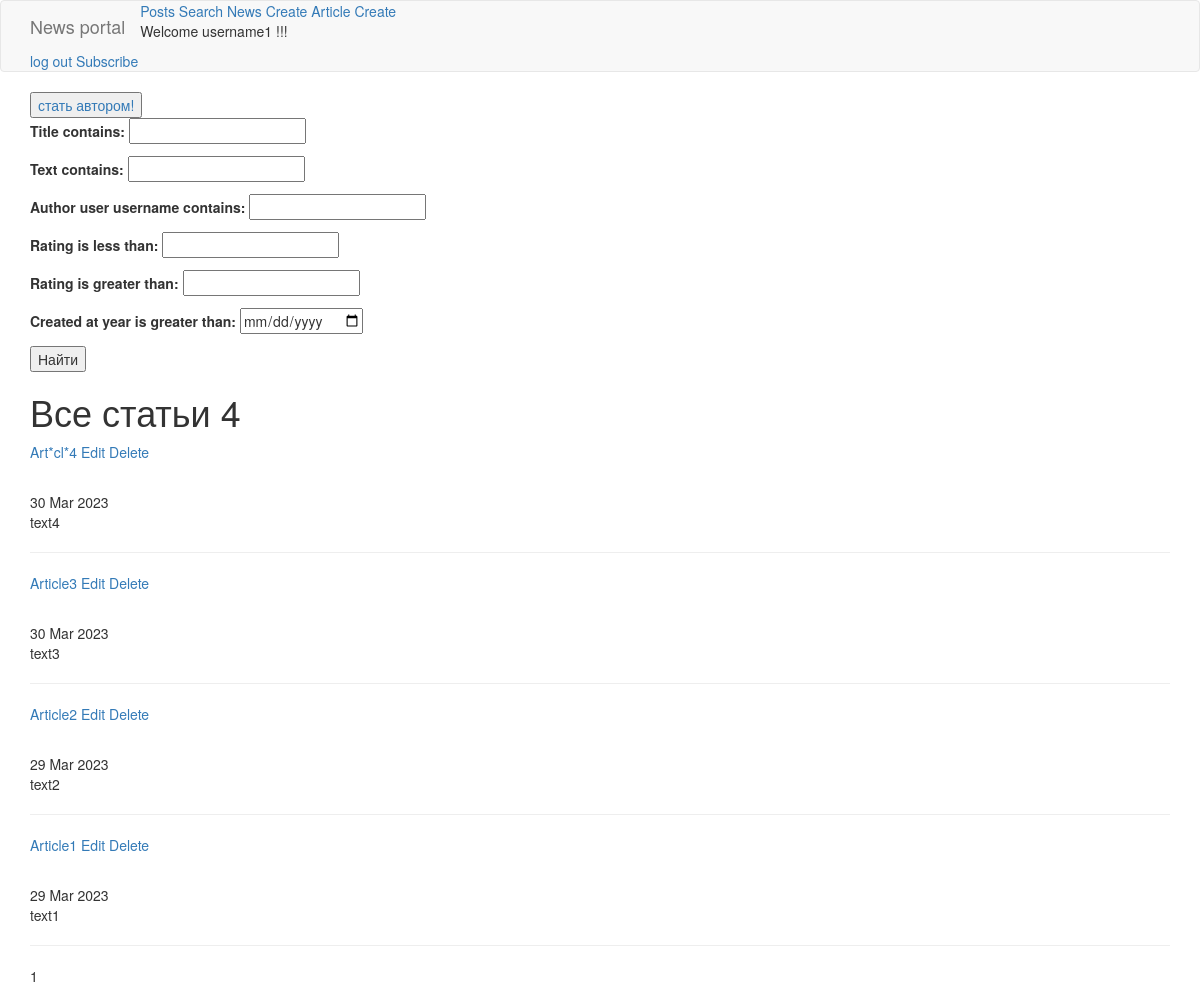
Page /news (signed in) on the earlier database version.
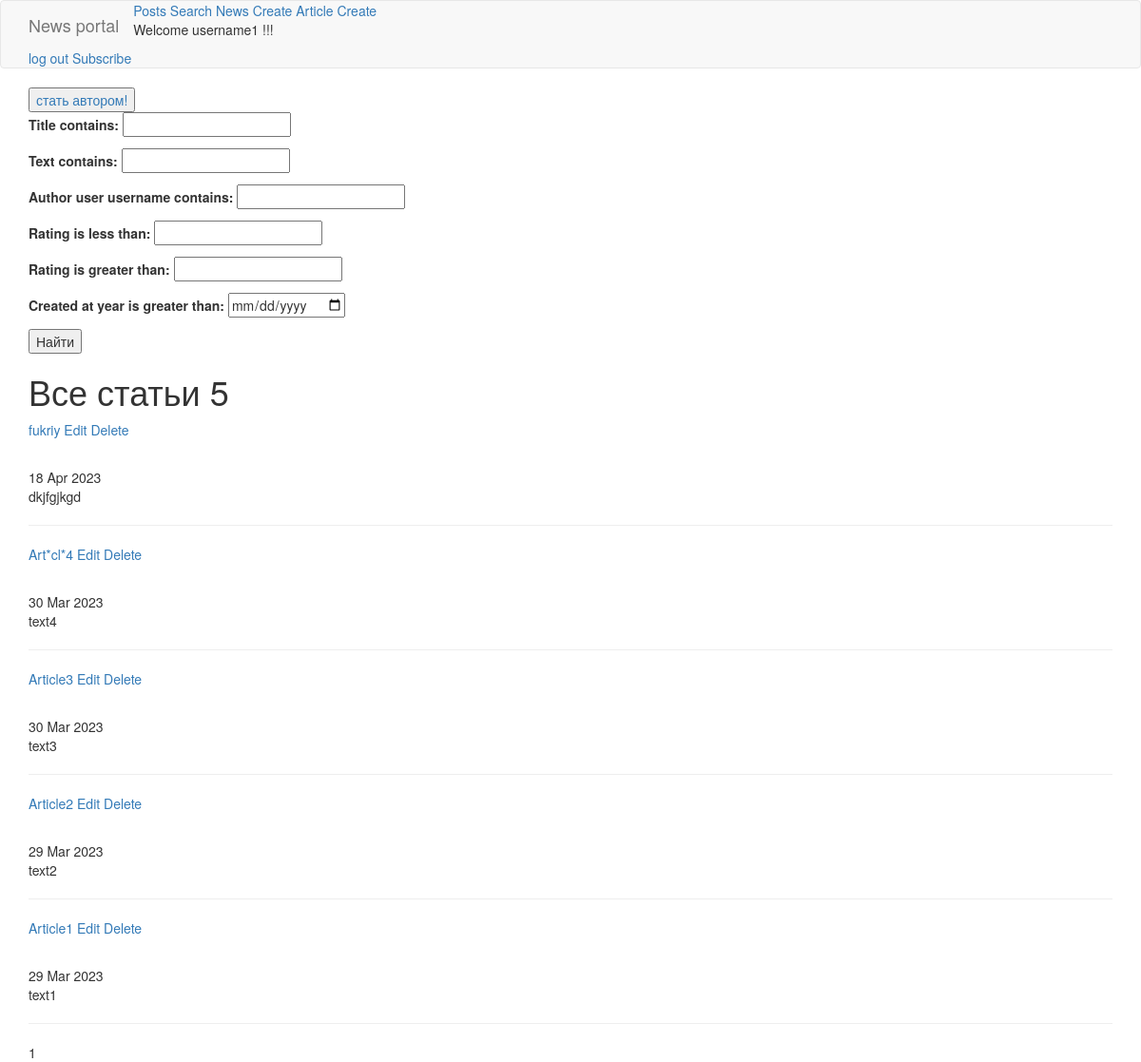
Same page on the later database version.
### authors/models.py (models this page shows, shortened)
class Post(models.Model):
    author = models.ForeignKey(
        Author, related_name='posts',
        on_delete=models.CASCADE,
    )
    categories = models.ManyToManyField(Category)
    type = models.CharField(max_length=1, choices=TYPE_CHOICES)
    title = models.CharField(unique=True, max_length=256)
    text = models.TextField()
    rating = models.IntegerField(default=0)
    created_at = models.DateTimeField(auto_now_add=True, null=True)
    updated_at = models.DateTimeField(auto_now=True, null=True)

### authors/views.py (the view)
# urls.py: path('news', PostsList.as_view(), name="posts"),
class PostsList(ListView):
    model = Post
    ordering = '-created_at'
    template_name = 'posts.html'
    context_object_name = 'posts'
    paginate_by = 10
    def get_queryset(self):
        queryset = super().get_queryset()
        self.filterset = PostFilter(self.request.GET, queryset)
        return self.filterset.qs
    def get_context_data(self, **kwargs):
        context = super().get_context_data(**kwargs)
        context['is_not_authors'] = not self.request.user.groups.filter(name='authors').exists()
        context['filterset'] = self.filterset
        return context

### authors/templatetags/censor.py (called while the page is built)
def check_word(word):
    if word in CENSORED_WORDS:
        word = re.sub(r'[aeiouy]', '*', word)
    return word

@register.filter(name="my_censor")
def censor(value):
    words = value.split()
    words = [check_word(word) for word in words]
    return ' '.join(words)

### templates/posts.html (shortened to what this page needs)
{% extends 'flatpages/default.html' %}
{% load censor %}
{% load censor custom_tags%}
{% block content %}
{% if is_not_authors %}
<button> <a href="{% url 'sign:upgrade'%}"> стать автором!</a> </button>
{% endif %}
<form action="" method="get">
       {{ filterset.form.as_p }}
       <input type="submit" value="Найти" />
   </form>
<h1>Все статьи {{posts|length}}</h1>
{% for post in posts %}
<p><a href="{% url 'authors:post' pk=post.pk %}">{{ post.title|my_censor }}</a>
{% if post.type == 'A' %}
    <a href="{% url 'authors:article-edit' pk=post.pk %}">Edit</a>
    <a href="{% url 'authors:article-delete' pk=post.pk %}">Delete</a>
{% else %}
    <a href="{% url 'authors:news-edit' pk=post.pk %}">Edit</a>
    <a href="{% url 'authors:news-delete' pk=post.pk %}">Delete</a>
{% endif %}
    </p>
<br> {{post.created_at|date:'d M Y'}} <br> {{ post.text|truncatechars:20|my_censor }}
<hr>
{% endfor %}
   {{ page_obj.number }}
{% endblock content %}

### templates/flatpages/default.html (shortened to what this page needs)
{% load socialaccount %}
<!DOCTYPE html>
<html lang="en">
<head>
  <link rel="stylesheet" href="https://maxcdn.bootstrapcdn.com/bootstrap/3.3.7/css/bootstrap.min.css">
</head>
<body>
  <nav class="navbar navbar-default">
    <div class="container">
      <div class="navbar-header">
        <a class="navbar-brand" href="#">News portal</a>
      </div>
      <nav class="nav">
          <a href="{% url 'authors:posts' %}">Posts</a>
          <a href="{% url 'authors:search' %}">Search</a>
          <a href="{% url 'authors:news-create' %}">News Create</a>
          <a href="{% url 'authors:article-create' %}">Article Create</a>
          {% if user.is_authenticated %}
<p>Welcome {{ user.username }} !!!</p>
          <a href="{% url 'account_logout' %}">log out</a>
          <a href="{% url 'authors:subscribe' %}">Subscribe</a>
{% else %}
<a href="{% provider_login_url 'google' %}">Sign Up</a>
{% endif %}
      </nav>
    </div>
  </nav>
  <div class="container">
    {% block content %}{% endblock content %}
  </div>
</body>
</html>

Differences in the rows shown:
added Post: title|my_censor "fukriy", type "Edit", created_at "18 Apr 2023", text|my_censor "dkjfgjkgd"
Other differences:
{{ posts|length }}: "4" → "5"
